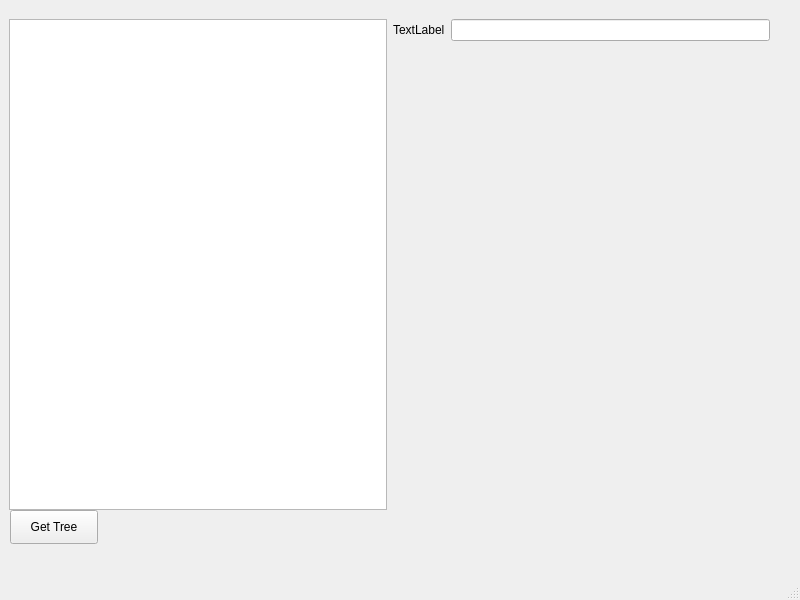
<?xml version="1.0" encoding="UTF-8"?>
<ui version="4.0">
 <class>MainWindow</class>
 <widget class="QMainWindow" name="MainWindow">
  <property name="geometry">
   <rect>
    <x>0</x>
    <y>0</y>
    <width>800</width>
    <height>600</height>
   </rect>
  </property>
  <property name="windowTitle">
   <string>MainWindow</string>
  </property>
  <widget class="QWidget" name="centralwidget">
   <widget class="QWidget" name="horizontalLayoutWidget">
    <property name="geometry">
     <rect>
      <x>9</x>
      <y>19</y>
      <width>761</width>
      <height>491</height>
     </rect>
    </property>
    <layout class="QHBoxLayout" name="horizontalLayout">
     <item>
      <widget class="QTreeView" name="treeView">
       <attribute name="headerVisible">
        <bool>false</bool>
       </attribute>
      </widget>
     </item>
     <item>
      <layout class="QFormLayout" name="formLayout">
       <item row="0" column="1">
        <widget class="QLineEdit" name="lineEdit"/>
       </item>
       <item row="0" column="0">
        <widget class="QLabel" name="label">
         <property name="text">
          <string>TextLabel</string>
         </property>
         <property name="textFormat">
          <enum>Qt::PlainText</enum>
         </property>
        </widget>
       </item>
      </layout>
     </item>
    </layout>
   </widget>
   <widget class="QPushButton" name="pushButton">
    <property name="geometry">
     <rect>
      <x>10</x>
      <y>510</y>
      <width>88</width>
      <height>34</height>
     </rect>
    </property>
    <property name="text">
     <string>Get Tree</string>
    </property>
   </widget>
  </widget>
  <widget class="QStatusBar" name="statusbar"/>
 </widget>
 <resources/>
 <connections/>
</ui>
